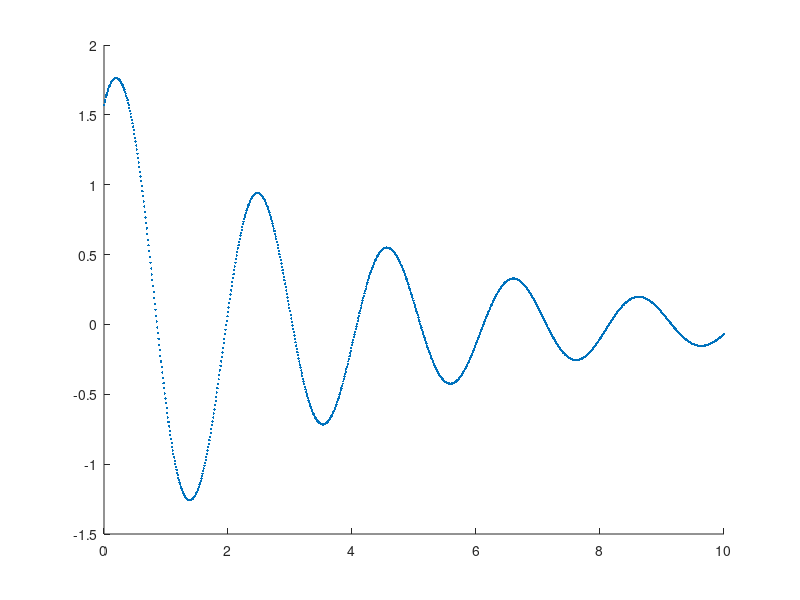

Source code (MATLAB):
close all;
clear all;
clc;

function local = RK4(fun_rhs,a,b,init_cond,n_ints)
  
  nrow = n_ints+1;
  ncol = size(init_cond)(2);
  
  local = zeros(nrow,ncol);
  
  h = (b - a)/n_ints;
  
  x = zeros(nrow,1);
  y = zeros(nrow,ncol);
  x(1) = a;
  y(1,:) = init_cond;
  
  for ii=1:n_ints
    K1 = h*fun_rhs(x(ii),y(ii,:));
    K2 = h*fun_rhs(x(ii)+0.5*h, y(ii,:)+0.5*K1);
    K3 = h*fun_rhs(x(ii)+0.5*h, y(ii,:)+0.5*K2);
    K4 = h*fun_rhs(x(ii)+h, y(ii,:)+K3);
    
    x(ii+1) = x(ii) + h;
    y(ii+1,:) = y(ii,:) + (1/6)*(K1 + 2*K2 + 2*K3 + K4);
  end
  
  local = cat(2, x, y);
end

c = 0.5;
g = 9.8;
l = 1;
m = 1;

fr = @(x,y) [y(2), -(c/m)*y(2)- (g/l)*sin(y(1))];

a=0;
b=10;
y0=[pi/2,2];
npts = 1000;
sol = RK4(fr,a,b,y0,npts);


hold on;
scatter(sol(:,1),sol(:,2),3,'filled');

clear all
